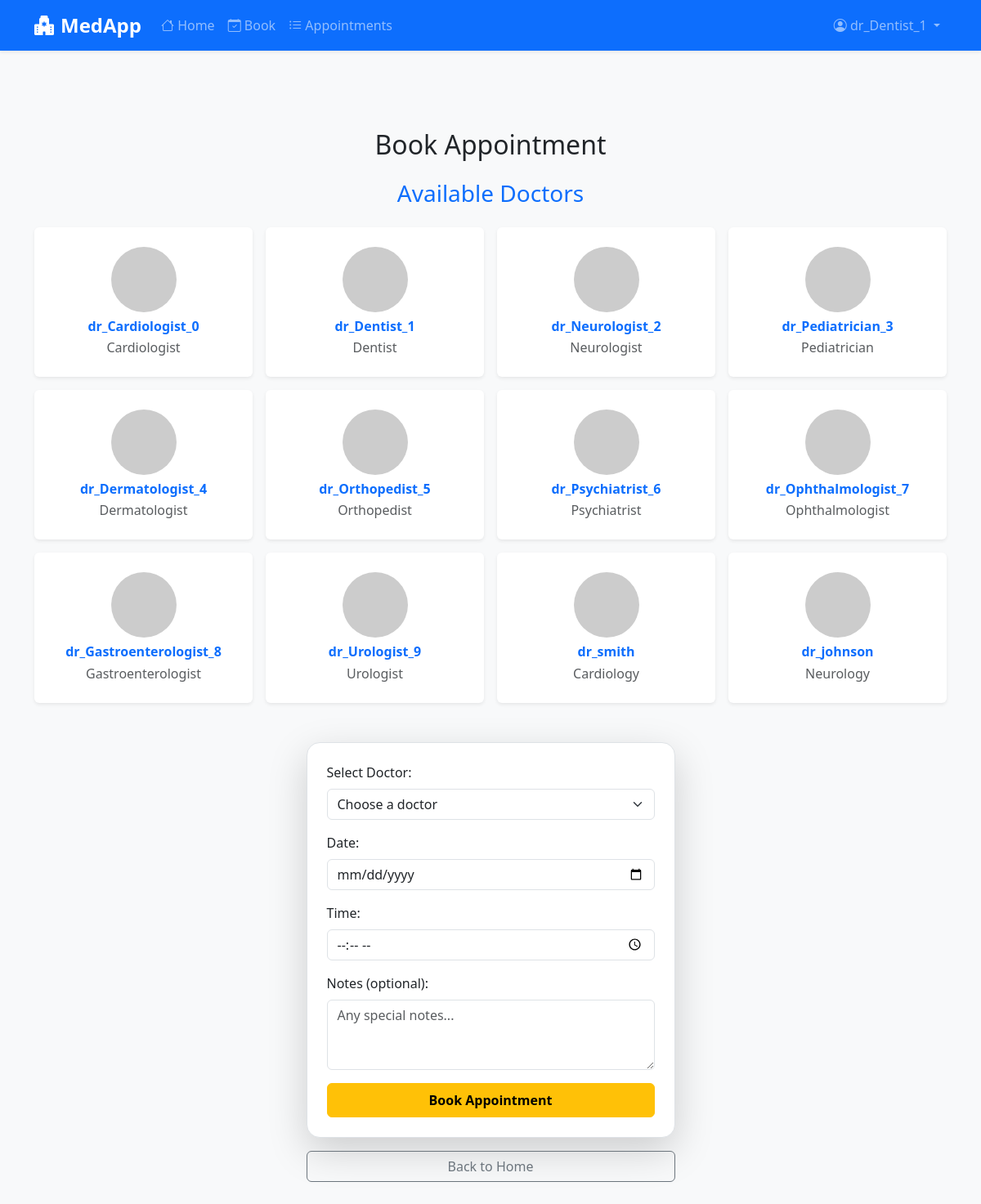
/book/ (signed in), run on the app's committed database.
### appointments/models.py (models this page shows, shortened)
class Doctor(models.Model):
    profile = models.OneToOneField(Profile, on_delete=models.CASCADE, limit_choices_to={'role': 'doctor'})
    specialization = models.CharField(max_length=100)
    avatar = models.ImageField(upload_to='doctors/', blank=True, null=True, default='https://ui-avatars.com/api/?name=Doctor&size=256&background=4f46e5&color=fff')
    availability = models.JSONField(default=dict, blank=True)  # e.g. {'monday': ['09:00-12:00', '14:00-18:00']}

class Profile(models.Model):
    ROLE_CHOICES = [
        ('patient', 'Patient'),
        ('doctor', 'Doctor'),
        ('admin', 'Admin'),
    ]
    user = models.OneToOneField(User, on_delete=models.CASCADE)
    role = models.CharField(max_length=10, choices=ROLE_CHOICES, default='patient')
    is_verified = models.BooleanField(default=False)
    created_at = models.DateTimeField(default=timezone.now)

### appointments/views.py (the view, shortened to what this page needs)
# urls.py: path('book/', views.book_appointment, name='book_appointment'),
@login_required
def book_appointment(request):
    doctors = Doctor.objects.all()
    return render(request, 'appointments/book.html', {'doctors': doctors})

### appointments/templates/appointments/book.html (shortened to what this page needs)
{% extends 'base.html' %}
{% block content %}
<div class="container-fluid bg-light py-5">
<div class="container mt-5">
    <h2 class="mb-4 text-center">Book Appointment</h2>
    <h3 class="mb-4 text-center text-primary">Available Doctors</h3>
    <div class="row g-3 mb-5">
        {% for doctor in doctors %}
        <div class="col-6 col-md-4 col-lg-3">
            <div class="card h-100 shadow-sm border-0">
                <div class="card-body d-flex flex-column justify-content-center align-items-center p-4 text-center">
                    <img src="{{ doctor.avatar|default:'https://ui-avatars.com/api/?name=Doctor&size=80&background=4f46e5&color=fff' }}" alt="Dr. {{ doctor.profile.user.username }}" class="rounded-circle mb-2" style="width: 80px; height: 80px; object-fit: cover;">
                    <h6 class="card-title fw-bold mb-1 text-primary">{{ doctor.profile.user.username }}</h6>
                    <p class="card-text text-muted mb-0 fs-6">{{ doctor.specialization }}</p>
                </div>
            </div>
        </div>
        {% empty %}
        <div class="col-12">
            <div class="alert alert-info text-center">
                No doctors available. Please contact admin.
            </div>
        </div>
        {% endfor %}
    </div>
    <div class="row justify-content-center">
        <div class="col-lg-6 col-xl-5">
            <form method="post" class="border p-4 bg-white rounded-4 shadow-lg">
                <div class="mb-3">
                    <label class="form-label">Select Doctor:</label>
                    <select name="doctor" class="form-select" required>
                        <option value="">Choose a doctor</option>
                    </select>
                </div>
                <div class="mb-3">
                    <label class="form-label">Date:</label>
                    <input type="date" name="date" class="form-control" required min="{{ today|date:'Y-m-d' }}">
                </div>
                <div class="mb-3">
                    <label class="form-label">Time:</label>
                    <input type="time" name="time" class="form-control" required>
                </div>
                <div class="mb-3">
                    <label class="form-label">Notes (optional):</label>
                    <textarea name="notes" class="form-control" rows="3" placeholder="Any special notes..."></textarea>
                </div>
                <button type="submit" class="btn btn-warning w-100 py-2 fw-bold">Book Appointment</button>
            </form>
            <a href="{% url 'home' %}" class="btn btn-outline-secondary mt-3 w-100">Back to Home</a>
        </div>
    </div>
</div>
</div>
{% endblock %}

### appointments/templates/base.html (shortened to what this page needs)
<!DOCTYPE html>
<html lang="en">
<head>
    <link href="https://cdn.jsdelivr.net/npm/bootstrap@5.3.3/dist/css/bootstrap.min.css" rel="stylesheet">
    <link href="https://cdn.jsdelivr.net/npm/bootstrap-icons@1.11.3/font/bootstrap-icons.css" rel="stylesheet">
</head>
<body>
    <nav class="navbar navbar-expand-lg navbar-dark bg-primary shadow-sm">
        <div class="container">
            <a class="navbar-brand fw-bold fs-4" href="{% url 'home' %}">
                <i class="bi bi-hospital-fill me-2"></i>MedApp
            </a>
            <div class="collapse navbar-collapse" id="navbarNav">
                <ul class="navbar-nav me-auto">
                    <li class="nav-item">
                        <a class="nav-link" href="{% url 'home' %}"><i class="bi bi-house"></i> Home</a>
                    </li>
                    {% if user.is_authenticated %}
                    <li class="nav-item">
                        <a class="nav-link" href="{% url 'book_appointment' %}"><i class="bi bi-calendar-check"></i> Book</a>
                    </li>
                    <li class="nav-item">
                        <a class="nav-link" href="{% url 'my_appointments' %}"><i class="bi bi-list-ul"></i> Appointments</a>
                    </li>
                    {% endif %}
                </ul>
                <ul class="navbar-nav">
                    {% if user.is_authenticated %}
                    <li class="nav-item dropdown">
                        <a class="nav-link dropdown-toggle" href="#" role="button" data-bs-toggle="dropdown">
                            <i class="bi bi-person-circle"></i> {{ user.username }}
                        </a>
                    </li>
                    {% endif %}
                </ul>
            </div>
        </div>
    </nav>
    <div class="container-fluid">
        {% block content %}
        {% endblock %}
    </div>
</body>
</html>

### appointments/templates/base.html (style rules this page uses)
body { background-color: #f8f9fa; }

### data on the page
Doctor: profile.user.username "dr_Cardiologist_0", specialization "Cardiologist"
Doctor: profile.user.username "dr_Dentist_1", specialization "Dentist"
Doctor: profile.user.username "dr_Neurologist_2", specialization "Neurologist"
Doctor: profile.user.username "dr_Pediatrician_3", specialization "Pediatrician"
Doctor: profile.user.username "dr_Dermatologist_4", specialization "Dermatologist"
Doctor: profile.user.username "dr_Orthopedist_5", specialization "Orthopedist"
Doctor: profile.user.username "dr_Psychiatrist_6", specialization "Psychiatrist"
Doctor: profile.user.username "dr_Ophthalmologist_7", specialization "Ophthalmologist"
Doctor: profile.user.username "dr_Gastroenterologist_8", specialization "Gastroenterologist"
Doctor: profile.user.username "dr_Urologist_9", specialization "Urologist"
Doctor: profile.user.username "dr_smith", specialization "Cardiology"
Doctor: profile.user.username "dr_johnson", specialization "Neurology"

### other printed values
{{ user.username }} "dr_Dentist_1"
